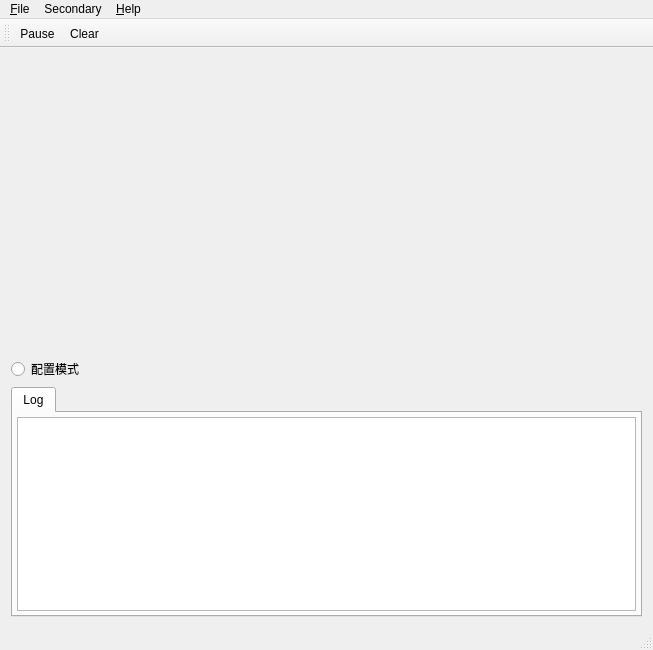
<?xml version="1.0" encoding="UTF-8"?>
<ui version="4.0">
 <class>MainWindow</class>
 <widget class="QMainWindow" name="MainWindow">
  <property name="geometry">
   <rect>
    <x>0</x>
    <y>0</y>
    <width>653</width>
    <height>650</height>
   </rect>
  </property>
  <property name="windowTitle">
   <string>SerialPlot</string>
  </property>
  <widget class="QWidget" name="centralWidget">
   <layout class="QVBoxLayout" name="verticalLayout">
    <item>
     <widget class="QSplitter" name="splitter">
      <property name="sizePolicy">
       <sizepolicy hsizetype="Expanding" vsizetype="Expanding">
        <horstretch>0</horstretch>
        <verstretch>0</verstretch>
       </sizepolicy>
      </property>
      <property name="orientation">
       <enum>Qt::Orientation::Horizontal</enum>
      </property>
      <widget class="QWidget" name="plotArea" native="true">
       <property name="sizePolicy">
        <sizepolicy hsizetype="Preferred" vsizetype="Expanding">
         <horstretch>0</horstretch>
         <verstretch>0</verstretch>
        </sizepolicy>
       </property>
      </widget>
     </widget>
    </item>
    <item>
     <widget class="QRadioButton" name="rb_ConfigModel">
      <property name="text">
       <string>配置模式</string>
      </property>
     </widget>
    </item>
    <item>
     <widget class="HidableTabWidget" name="tabWidget">
      <property name="sizePolicy">
       <sizepolicy hsizetype="Expanding" vsizetype="Minimum">
        <horstretch>0</horstretch>
        <verstretch>0</verstretch>
       </sizepolicy>
      </property>
      <property name="minimumSize">
       <size>
        <width>0</width>
        <height>0</height>
       </size>
      </property>
      <property name="maximumSize">
       <size>
        <width>16777215</width>
        <height>16777215</height>
       </size>
      </property>
      <property name="currentIndex">
       <number>0</number>
      </property>
      <property name="movable">
       <bool>false</bool>
      </property>
      <widget class="QWidget" name="tabLog">
       <attribute name="title">
        <string>Log</string>
       </attribute>
       <attribute name="toolTip">
        <string>Error and Warning Messages</string>
       </attribute>
       <layout class="QHBoxLayout" name="horizontalLayout">
        <property name="leftMargin">
         <number>4</number>
        </property>
        <property name="topMargin">
         <number>4</number>
        </property>
        <property name="rightMargin">
         <number>4</number>
        </property>
        <property name="bottomMargin">
         <number>4</number>
        </property>
        <item>
         <widget class="QPlainTextEdit" name="ptLog">
          <property name="readOnly">
           <bool>true</bool>
          </property>
         </widget>
        </item>
       </layout>
      </widget>
     </widget>
    </item>
   </layout>
  </widget>
  <widget class="QMenuBar" name="menuBar">
   <property name="geometry">
    <rect>
     <x>0</x>
     <y>0</y>
     <width>653</width>
     <height>21</height>
    </rect>
   </property>
   <widget class="QMenu" name="menuHelp">
    <property name="title">
     <string>&amp;Help</string>
    </property>
    <addaction name="actionDemoMode"/>
    <addaction name="actionReportBug"/>
    <addaction name="actionCheckUpdate"/>
    <addaction name="actionHelpAbout"/>
   </widget>
   <widget class="QMenu" name="menuFile">
    <property name="title">
     <string>&amp;File</string>
    </property>
    <addaction name="actionSaveSettings"/>
    <addaction name="actionLoadSettings"/>
    <addaction name="actionExportCsv"/>
    <addaction name="actionExportSvg"/>
    <addaction name="separator"/>
    <addaction name="actionQuit"/>
   </widget>
   <widget class="QMenu" name="menuSecondary">
    <property name="title">
     <string>Secondary</string>
    </property>
    <addaction name="actionBarPlot"/>
    <addaction name="separator"/>
    <addaction name="actionHorizontal"/>
    <addaction name="actionVertical"/>
   </widget>
   <addaction name="menuFile"/>
   <addaction name="menuSecondary"/>
   <addaction name="menuHelp"/>
  </widget>
  <widget class="QToolBar" name="plotToolBar">
   <property name="windowTitle">
    <string>Plot Toolbar</string>
   </property>
   <attribute name="toolBarArea">
    <enum>TopToolBarArea</enum>
   </attribute>
   <attribute name="toolBarBreak">
    <bool>false</bool>
   </attribute>
   <addaction name="actionPause"/>
   <addaction name="actionClear"/>
  </widget>
  <widget class="QStatusBar" name="statusBar"/>
  <action name="actionPause">
   <property name="checkable">
    <bool>true</bool>
   </property>
   <property name="checked">
    <bool>false</bool>
   </property>
   <property name="icon">
    <iconset theme="player_pause"/>
   </property>
   <property name="text">
    <string>Pause</string>
   </property>
   <property name="toolTip">
    <string>Pause Plotting</string>
   </property>
   <property name="shortcut">
    <string>P</string>
   </property>
  </action>
  <action name="actionClear">
   <property name="icon">
    <iconset theme="edit-clear"/>
   </property>
   <property name="text">
    <string>Clear</string>
   </property>
   <property name="shortcut">
    <string>Ctrl+K</string>
   </property>
  </action>
  <action name="actionHelpAbout">
   <property name="text">
    <string>&amp;About</string>
   </property>
  </action>
  <action name="actionDemoMode">
   <property name="checkable">
    <bool>true</bool>
   </property>
   <property name="text">
    <string>&amp;Demo Mode</string>
   </property>
   <property name="toolTip">
    <string>Toggle Demo Mode</string>
   </property>
  </action>
  <action name="actionExportCsv">
   <property name="text">
    <string>&amp;Export CSV</string>
   </property>
   <property name="toolTip">
    <string>Export plot data to CSV</string>
   </property>
  </action>
  <action name="actionQuit">
   <property name="text">
    <string>&amp;Quit</string>
   </property>
   <property name="shortcut">
    <string>Ctrl+Q</string>
   </property>
  </action>
  <action name="actionReportBug">
   <property name="text">
    <string>&amp;Report a Bug</string>
   </property>
   <property name="toolTip">
    <string>Report a Bug on SerialPlot Website</string>
   </property>
  </action>
  <action name="actionSaveSettings">
   <property name="text">
    <string>&amp;Save Settings</string>
   </property>
   <property name="toolTip">
    <string>Save Settings to a File</string>
   </property>
  </action>
  <action name="actionLoadSettings">
   <property name="text">
    <string>&amp;Load Settings</string>
   </property>
   <property name="toolTip">
    <string>Load Settings from a File</string>
   </property>
  </action>
  <action name="actionCheckUpdate">
   <property name="text">
    <string>&amp;Check Update</string>
   </property>
  </action>
  <action name="actionBarPlot">
   <property name="checkable">
    <bool>true</bool>
   </property>
   <property name="text">
    <string>Bar Plot</string>
   </property>
  </action>
  <action name="actionVertical">
   <property name="checkable">
    <bool>true</bool>
   </property>
   <property name="text">
    <string>Vertical</string>
   </property>
  </action>
  <action name="actionHorizontal">
   <property name="checkable">
    <bool>true</bool>
   </property>
   <property name="checked">
    <bool>true</bool>
   </property>
   <property name="text">
    <string>Horizontal</string>
   </property>
  </action>
  <action name="actionExportSvg">
   <property name="text">
    <string>E&amp;xport SVG</string>
   </property>
  </action>
 </widget>
 <layoutdefault spacing="6" margin="11"/>
 <customwidgets>
  <customwidget>
   <class>HidableTabWidget</class>
   <extends>QTabWidget</extends>
   <header>widgets/hidabletabwidget.h</header>
   <container>1</container>
  </customwidget>
 </customwidgets>
 <resources/>
 <connections/>
</ui>
